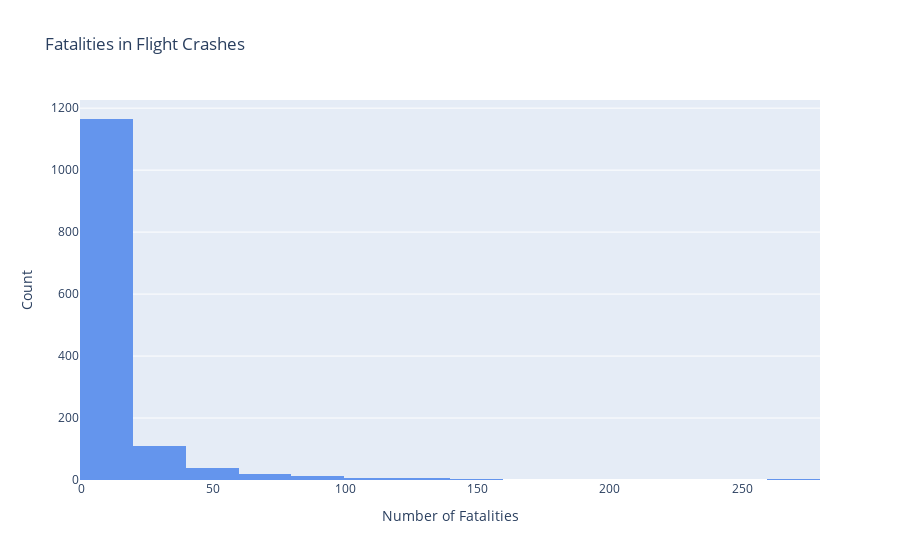

This figure's notebook cell:
### Code cell
# Create a histogram of fatalities
fig = go.Figure(data=[go.Histogram(x=df['Fatalities'], nbinsx=20, marker_color = '#6495ED')])
fig.update_layout(title="Fatalities in Flight Crashes", xaxis_title="Number of Fatalities", yaxis_title="Count")

# Display the plot
fig.show()

### Figure 1 — Plotly figure (JSON) as saved in the notebook; plotly's stock layout.template omitted (floating-point values rounded to 4 significant figures; data arrays with more than 128 entries replaced by an {"elided": "..."} marker saying what was removed)
{"data": [{"marker": {"color": "#6495ED"}, "nbinsx": 20, "type": "histogram", "x": {"elided": "1363 int values"}}], "layout": {"title": {"text": "Fatalities in Flight Crashes"}, "xaxis": {"title": {"text": "Number of Fatalities"}}, "yaxis": {"title": {"text": "Count"}}}}
